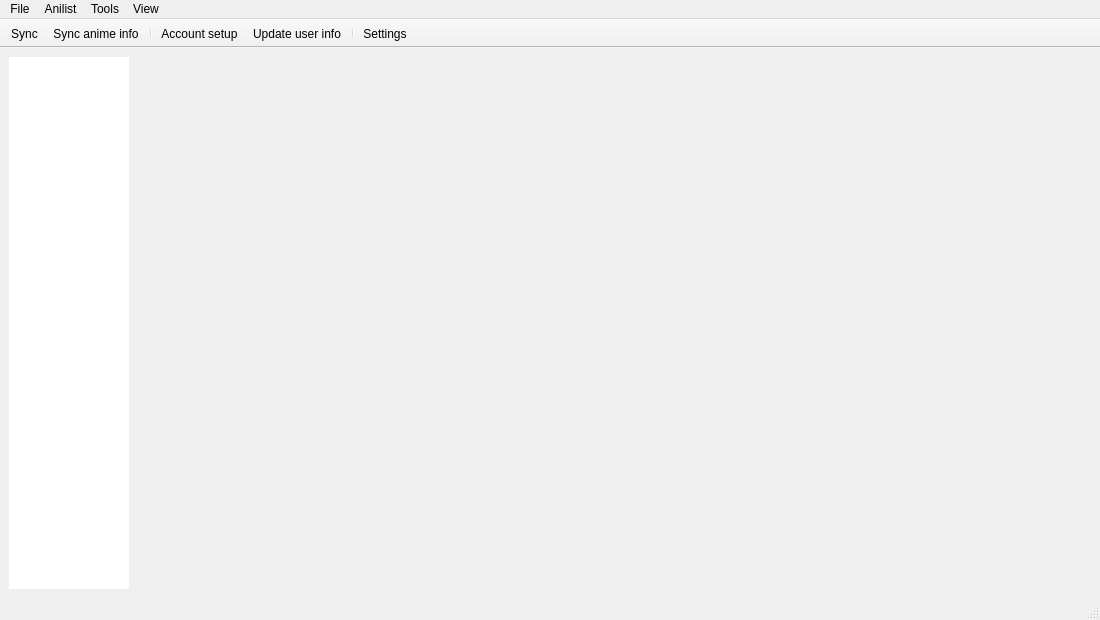
<?xml version="1.0" encoding="UTF-8"?>
<ui version="4.0">
 <class>MainWindow</class>
 <widget class="QMainWindow" name="MainWindow">
  <property name="geometry">
   <rect>
    <x>0</x>
    <y>0</y>
    <width>1100</width>
    <height>620</height>
   </rect>
  </property>
  <property name="minimumSize">
   <size>
    <width>1100</width>
    <height>620</height>
   </size>
  </property>
  <property name="focusPolicy">
   <enum>Qt::FocusPolicy::ClickFocus</enum>
  </property>
  <property name="contextMenuPolicy">
   <enum>Qt::ContextMenuPolicy::NoContextMenu</enum>
  </property>
  <property name="windowTitle">
   <string>AniTrack</string>
  </property>
  <widget class="QWidget" name="centralwidget">
   <property name="focusPolicy">
    <enum>Qt::FocusPolicy::ClickFocus</enum>
   </property>
   <layout class="QHBoxLayout" name="horizontalLayout">
    <item>
     <widget class="ListWidgetNavigation" name="listWidgetNavigation">
      <property name="sizePolicy">
       <sizepolicy hsizetype="Expanding" vsizetype="Expanding">
        <horstretch>0</horstretch>
        <verstretch>0</verstretch>
       </sizepolicy>
      </property>
      <property name="minimumSize">
       <size>
        <width>120</width>
        <height>0</height>
       </size>
      </property>
      <property name="maximumSize">
       <size>
        <width>120</width>
        <height>16777215</height>
       </size>
      </property>
      <property name="focusPolicy">
       <enum>Qt::FocusPolicy::NoFocus</enum>
      </property>
      <property name="contextMenuPolicy">
       <enum>Qt::ContextMenuPolicy::NoContextMenu</enum>
      </property>
      <property name="frameShape">
       <enum>QFrame::Shape::NoFrame</enum>
      </property>
      <property name="frameShadow">
       <enum>QFrame::Shadow::Plain</enum>
      </property>
      <property name="autoScroll">
       <bool>false</bool>
      </property>
      <property name="editTriggers">
       <set>QAbstractItemView::EditTrigger::NoEditTriggers</set>
      </property>
      <property name="showDropIndicator" stdset="0">
       <bool>false</bool>
      </property>
      <property name="defaultDropAction">
       <enum>Qt::DropAction::IgnoreAction</enum>
      </property>
      <property name="alternatingRowColors">
       <bool>false</bool>
      </property>
      <property name="selectionBehavior">
       <enum>QAbstractItemView::SelectionBehavior::SelectRows</enum>
      </property>
      <property name="supportedDragActions">
       <set>Qt::DropAction::IgnoreAction</set>
      </property>
     </widget>
    </item>
    <item>
     <widget class="QStackedWidget" name="stackedWidgetMainWindow">
      <property name="focusPolicy">
       <enum>Qt::FocusPolicy::ClickFocus</enum>
      </property>
      <property name="currentIndex">
       <number>1</number>
      </property>
      <widget class="AnimePlayingPage" name="pagePlaying">
       <property name="focusPolicy">
        <enum>Qt::FocusPolicy::NoFocus</enum>
       </property>
      </widget>
      <widget class="AnimeListPage" name="pageAnimeList">
       <property name="focusPolicy">
        <enum>Qt::FocusPolicy::NoFocus</enum>
       </property>
      </widget>
      <widget class="StatisticsPage" name="pageStatistics">
       <property name="focusPolicy">
        <enum>Qt::FocusPolicy::NoFocus</enum>
       </property>
      </widget>
      <widget class="AnimeSearchPage" name="pageSearch">
       <property name="focusPolicy">
        <enum>Qt::FocusPolicy::NoFocus</enum>
       </property>
      </widget>
     </widget>
    </item>
   </layout>
  </widget>
  <widget class="StatusBar" name="statusBar"/>
  <widget class="QMenuBar" name="menuBar">
   <property name="geometry">
    <rect>
     <x>0</x>
     <y>0</y>
     <width>1100</width>
     <height>22</height>
    </rect>
   </property>
   <property name="focusPolicy">
    <enum>Qt::FocusPolicy::NoFocus</enum>
   </property>
   <widget class="QMenu" name="menuFile">
    <property name="focusPolicy">
     <enum>Qt::FocusPolicy::NoFocus</enum>
    </property>
    <property name="title">
     <string>File</string>
    </property>
    <addaction name="actionHide"/>
    <addaction name="separator"/>
    <addaction name="actionExit"/>
   </widget>
   <widget class="QMenu" name="menuView">
    <property name="focusPolicy">
     <enum>Qt::FocusPolicy::NoFocus</enum>
    </property>
    <property name="title">
     <string>View</string>
    </property>
    <addaction name="actionLogs"/>
    <addaction name="separator"/>
    <addaction name="actionAbout"/>
   </widget>
   <widget class="QMenu" name="menuList">
    <property name="focusPolicy">
     <enum>Qt::FocusPolicy::NoFocus</enum>
    </property>
    <property name="title">
     <string>Anilist</string>
    </property>
    <addaction name="actionSync"/>
    <addaction name="actionSyncAnimeInfo"/>
    <addaction name="separator"/>
    <addaction name="actionGotoProfile"/>
    <addaction name="actionGotoList"/>
    <addaction name="actionGotoStats"/>
    <addaction name="separator"/>
    <addaction name="actionAccountSetup"/>
    <addaction name="actionUpdateUserInfo"/>
   </widget>
   <widget class="QMenu" name="menuTools">
    <property name="focusPolicy">
     <enum>Qt::FocusPolicy::NoFocus</enum>
    </property>
    <property name="title">
     <string>Tools</string>
    </property>
    <widget class="QMenu" name="menuExternalLinks">
     <property name="focusPolicy">
      <enum>Qt::FocusPolicy::NoFocus</enum>
     </property>
     <property name="title">
      <string>External links</string>
     </property>
     <property name="icon">
      <iconset resource="../res/resources.qrc">
       <normaloff>:/icons/web</normaloff>:/icons/web</iconset>
     </property>
     <addaction name="actionGotoAnilist"/>
     <addaction name="separator"/>
     <addaction name="actionGotoAnichart"/>
     <addaction name="actionGotoLivechart"/>
    </widget>
    <addaction name="menuExternalLinks"/>
    <addaction name="separator"/>
    <addaction name="actionCleanupDatabase"/>
    <addaction name="actionVacuumDatabase"/>
    <addaction name="separator"/>
    <addaction name="actionRecreateDatabase"/>
    <addaction name="separator"/>
    <addaction name="actionSettings"/>
   </widget>
   <addaction name="menuFile"/>
   <addaction name="menuList"/>
   <addaction name="menuTools"/>
   <addaction name="menuView"/>
  </widget>
  <widget class="ToolBarQuickActions" name="toolBarQuickActions">
   <property name="focusPolicy">
    <enum>Qt::FocusPolicy::NoFocus</enum>
   </property>
   <property name="windowTitle">
    <string>toolBar</string>
   </property>
   <property name="movable">
    <bool>false</bool>
   </property>
   <property name="allowedAreas">
    <set>Qt::ToolBarArea::TopToolBarArea</set>
   </property>
   <property name="floatable">
    <bool>false</bool>
   </property>
   <attribute name="toolBarArea">
    <enum>TopToolBarArea</enum>
   </attribute>
   <attribute name="toolBarBreak">
    <bool>false</bool>
   </attribute>
   <addaction name="actionSync"/>
   <addaction name="actionSyncAnimeInfo"/>
   <addaction name="separator"/>
   <addaction name="actionAccountSetup"/>
   <addaction name="actionUpdateUserInfo"/>
   <addaction name="separator"/>
   <addaction name="actionSettings"/>
  </widget>
  <action name="actionExit">
   <property name="icon">
    <iconset resource="../res/resources.qrc">
     <normaloff>:/icons/x</normaloff>:/icons/x</iconset>
   </property>
   <property name="text">
    <string>Exit</string>
   </property>
   <property name="iconText">
    <string>Exit</string>
   </property>
   <property name="toolTip">
    <string>Exit</string>
   </property>
   <property name="statusTip">
    <string>Exit the program</string>
   </property>
  </action>
  <action name="actionLogs">
   <property name="icon">
    <iconset resource="../res/resources.qrc">
     <normaloff>:/icons/logs</normaloff>:/icons/logs</iconset>
   </property>
   <property name="text">
    <string>Logs</string>
   </property>
   <property name="statusTip">
    <string>Show the logs window</string>
   </property>
  </action>
  <action name="actionAbout">
   <property name="icon">
    <iconset resource="../res/resources.qrc">
     <normaloff>:/icons/info</normaloff>:/icons/info</iconset>
   </property>
   <property name="text">
    <string>About</string>
   </property>
   <property name="statusTip">
    <string>Show the about window</string>
   </property>
  </action>
  <action name="actionSync">
   <property name="icon">
    <iconset resource="../res/resources.qrc">
     <normaloff>:/icons/sync</normaloff>:/icons/sync</iconset>
   </property>
   <property name="text">
    <string>Sync</string>
   </property>
   <property name="statusTip">
    <string>Sync with AniList</string>
   </property>
   <property name="menuRole">
    <enum>QAction::MenuRole::NoRole</enum>
   </property>
  </action>
  <action name="actionSettings">
   <property name="icon">
    <iconset resource="../res/resources.qrc">
     <normaloff>:/icons/settings</normaloff>:/icons/settings</iconset>
   </property>
   <property name="text">
    <string>Settings</string>
   </property>
   <property name="statusTip">
    <string>Show the settings window</string>
   </property>
   <property name="menuRole">
    <enum>QAction::MenuRole::NoRole</enum>
   </property>
  </action>
  <action name="actionGotoProfile">
   <property name="icon">
    <iconset resource="../res/resources.qrc">
     <normaloff>:/icons/link</normaloff>:/icons/link</iconset>
   </property>
   <property name="text">
    <string>Go to profile</string>
   </property>
   <property name="statusTip">
    <string>Open AniList profile page for the current user</string>
   </property>
  </action>
  <action name="actionGotoStats">
   <property name="icon">
    <iconset resource="../res/resources.qrc">
     <normaloff>:/icons/link</normaloff>:/icons/link</iconset>
   </property>
   <property name="text">
    <string>Go to stats</string>
   </property>
   <property name="statusTip">
    <string>Open AniList stats page for the current user</string>
   </property>
  </action>
  <action name="actionGotoList">
   <property name="icon">
    <iconset resource="../res/resources.qrc">
     <normaloff>:/icons/link</normaloff>:/icons/link</iconset>
   </property>
   <property name="text">
    <string>Go to list</string>
   </property>
   <property name="statusTip">
    <string>Open AniList anime list page for the current user</string>
   </property>
  </action>
  <action name="actionAccountSetup">
   <property name="icon">
    <iconset resource="../res/resources.qrc">
     <normaloff>:/icons/account</normaloff>:/icons/account</iconset>
   </property>
   <property name="text">
    <string>Account setup</string>
   </property>
   <property name="toolTip">
    <string>Account setup</string>
   </property>
   <property name="statusTip">
    <string>Setup an AniList account</string>
   </property>
  </action>
  <action name="actionGotoAnilist">
   <property name="icon">
    <iconset resource="../res/resources.qrc">
     <normaloff>:/icons/link</normaloff>:/icons/link</iconset>
   </property>
   <property name="text">
    <string>Anilist</string>
   </property>
   <property name="statusTip">
    <string>Open AniList page</string>
   </property>
  </action>
  <action name="actionGotoAnichart">
   <property name="icon">
    <iconset resource="../res/resources.qrc">
     <normaloff>:/icons/link</normaloff>:/icons/link</iconset>
   </property>
   <property name="text">
    <string>AniChart</string>
   </property>
   <property name="statusTip">
    <string>Open AniChart page</string>
   </property>
  </action>
  <action name="actionGotoLivechart">
   <property name="icon">
    <iconset resource="../res/resources.qrc">
     <normaloff>:/icons/link</normaloff>:/icons/link</iconset>
   </property>
   <property name="text">
    <string>LiveChart</string>
   </property>
   <property name="statusTip">
    <string>Open LiveChart page</string>
   </property>
  </action>
  <action name="actionHide">
   <property name="icon">
    <iconset resource="../res/resources.qrc">
     <normaloff>:/icons/hide</normaloff>:/icons/hide</iconset>
   </property>
   <property name="text">
    <string>Hide</string>
   </property>
   <property name="statusTip">
    <string>Hide window</string>
   </property>
  </action>
  <action name="actionCleanupDatabase">
   <property name="icon">
    <iconset resource="../res/resources.qrc">
     <normaloff>:/icons/db-health</normaloff>:/icons/db-health</iconset>
   </property>
   <property name="text">
    <string>Cleanup database</string>
   </property>
   <property name="statusTip">
    <string>Cleanup unused media from the database</string>
   </property>
  </action>
  <action name="actionVacuumDatabase">
   <property name="icon">
    <iconset resource="../res/resources.qrc">
     <normaloff>:/icons/db-health</normaloff>:/icons/db-health</iconset>
   </property>
   <property name="text">
    <string>Vacuum database</string>
   </property>
   <property name="statusTip">
    <string>Vacuum the database</string>
   </property>
  </action>
  <action name="actionRecreateDatabase">
   <property name="icon">
    <iconset resource="../res/resources.qrc">
     <normaloff>:/icons/db-setup</normaloff>:/icons/db-setup</iconset>
   </property>
   <property name="text">
    <string>Recreate database</string>
   </property>
   <property name="statusTip">
    <string>Recreate the database</string>
   </property>
  </action>
  <action name="actionUpdateUserInfo">
   <property name="icon">
    <iconset resource="../res/resources.qrc">
     <normaloff>:/icons/account-info-update</normaloff>:/icons/account-info-update</iconset>
   </property>
   <property name="text">
    <string>Update user info</string>
   </property>
   <property name="statusTip">
    <string>Update user info from AniList</string>
   </property>
  </action>
  <action name="actionSyncAnimeInfo">
   <property name="icon">
    <iconset resource="../res/resources.qrc">
     <normaloff>:/icons/cloud-down</normaloff>:/icons/cloud-down</iconset>
   </property>
   <property name="text">
    <string>Sync anime info</string>
   </property>
   <property name="toolTip">
    <string>Sync anime info</string>
   </property>
   <property name="statusTip">
    <string>Sync anime info from AniList</string>
   </property>
   <property name="menuRole">
    <enum>QAction::MenuRole::NoRole</enum>
   </property>
  </action>
 </widget>
 <customwidgets>
  <customwidget>
   <class>StatusBar</class>
   <extends>QStatusBar</extends>
   <header>gui/status_bar.hpp</header>
  </customwidget>
  <customwidget>
   <class>ToolBarQuickActions</class>
   <extends>QToolBar</extends>
   <header>gui/tool_bar_quick_actions.hpp</header>
  </customwidget>
  <customwidget>
   <class>ListWidgetNavigation</class>
   <extends>QListWidget</extends>
   <header>gui/list_widget_navigation.hpp</header>
  </customwidget>
  <customwidget>
   <class>StatisticsPage</class>
   <extends>QWidget</extends>
   <header>gui/pages/statistics_page.hpp</header>
   <container>1</container>
  </customwidget>
  <customwidget>
   <class>AnimeListPage</class>
   <extends>QWidget</extends>
   <header>gui/pages/anime_list_page.hpp</header>
   <container>1</container>
  </customwidget>
  <customwidget>
   <class>AnimeSearchPage</class>
   <extends>QWidget</extends>
   <header>gui/pages/anime_search_page.hpp</header>
   <container>1</container>
  </customwidget>
  <customwidget>
   <class>AnimePlayingPage</class>
   <extends>QWidget</extends>
   <header>gui/pages/anime_playing_page.hpp</header>
   <container>1</container>
  </customwidget>
 </customwidgets>
 <resources>
  <include location="../res/resources.qrc"/>
 </resources>
 <connections/>
</ui>
